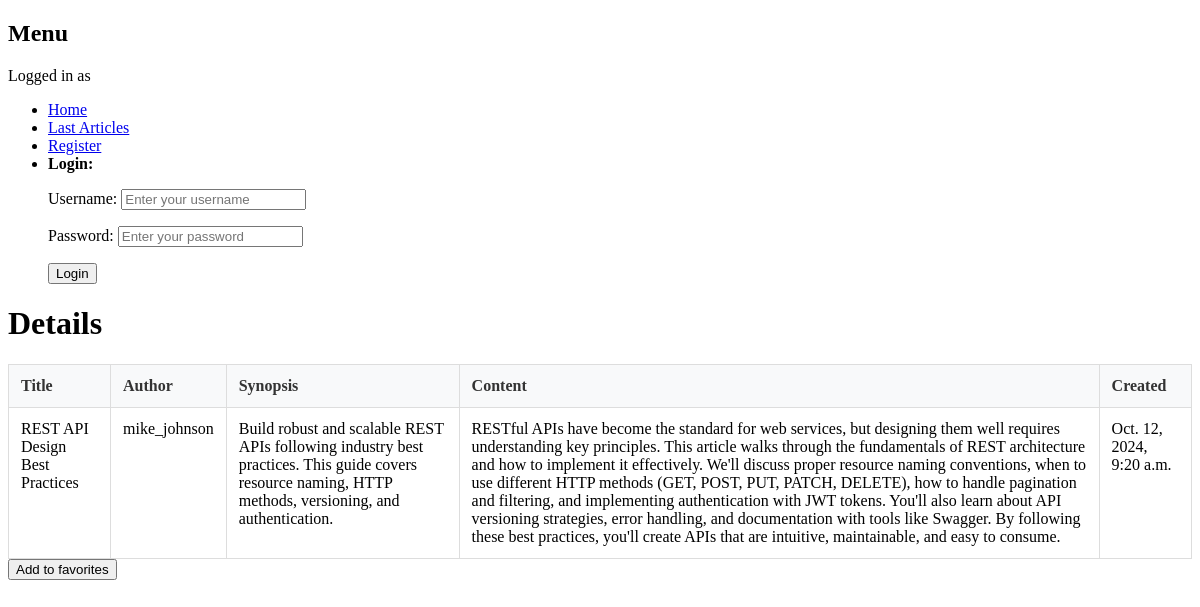
The page /publications/4/detail/ on the database its author committed.
### core/models.py (models this page shows, shortened)
class Article(models.Model):
    title = models.CharField(max_length=64, null=False)
    author = models.ForeignKey(User, on_delete=models.CASCADE, null=False)
    created = models.DateTimeField(auto_now_add=True, null=False)
    synopsis = models.CharField(max_length=312, null=False)
    content = models.TextField(null=False)

### ex01/views/publications.py (the view)
class ArticleDetailView(DetailView):
    model = Article
    template_name = "ex01/details.html"
    context_object_name = "article"
    pk_url_kwarg = "article_id"
    def get_context_data(self, **kwargs):
        context = super().get_context_data(**kwargs)
        class AddToFavoriteForm(ModelForm):
            class Meta:
                model = UserFavoriteArticle
                fields = ['article']
                widgets = {
                    'article': HiddenInput()
                }
        form = AddToFavoriteForm(initial={'article': self.object.id})
        context['form'] = form
        return context

### ex00/forms.py (shortened to what this page needs)
class LoginForm(forms.Form):
    username = forms.CharField(
        max_length=150,
        widget=forms.TextInput(attrs={
            'class': 'form-control',
            'placeholder': 'Enter your username',
            'required': True
        })
    )
    password = forms.CharField(
        widget=forms.PasswordInput(attrs={
            'class': 'form-control',
            'placeholder': 'Enter your password',
            'required': True
        })
    )

### ex01/views/publications.py
        class AddToFavoriteForm(ModelForm):
            class Meta:
                model = UserFavoriteArticle
                fields = ['article']
                widgets = {
                    'article': HiddenInput()
                }

### ex03/context_processors.py (called while the page is built)
def login_form_processor(request):
    if not request.user.is_authenticated:
        return {'login_form': LoginForm()}
    return {}

### templates/ex01/details.html (shortened to what this page needs)
{% extends 'base.html' %}
{% block content %}
<div class="container">
    <h1>Details</h1>
    <table>
        <thead>
            <tr>
                <th>Title</th>
                <th>Author</th>
                <th>Synopsis</th>
                <th>Content</th>
                <th>Created</th>
            </tr>
        </thead>
        <tbody>
            <tr>
                <td>{{ article.title }}</td>
                <td>{{ article.author }}</td>
                <td>{{ article.synopsis }}</td>
                <td>{{ article.content }}</td>
                <td>{{ article.created }}</td>
            </tr>
        </tbody>
    </table>
    <div class="add-to-favorite-container">
        <form action="{% url 'add_to_favorite' article.id %}" method="POST">
            <button type="submit">Add to favorites</button>
        </form>
    </div>
</div>
{% endblock %}

### templates/ex01/details.html (style rules this page uses)
table { width: 100%; border-collapse: collapse; margin-top: 20px; }
th, td { border: 1px solid #ddd; padding: 12px; text-align: left; vertical-align: top; }
th { background-color: #f8f9fa; font-weight: bold; color: #333; }
.add-to-favorite-container { margin: 'auto'; }

### rows shown on the page
Article: title "REST API Design Best Practices", author "mike_johnson", synopsis "Build robust and scalable REST APIs following industry best practices. This guide covers resource naming, HTTP methods, versioning, and authentication.", content "RESTful APIs have become the standard for web services, but designing them well requires understanding key principles. This article walks through the fundamentals of REST architecture and how to implement it effectively. We'll discuss proper resource naming conventions, when to use different HTTP methods (GET, POST, PUT, PATCH, DELETE), how to handle pagination and filtering, and implementing authentication with JWT tokens. You'll also learn about API versioning strategies, error handling, and documentation with tools like Swagger. By following these best practices, you'll create APIs that are intuitive, maintainable, and easy to consume.", created "Oct. 12, 2024, 9:20 a.m."
